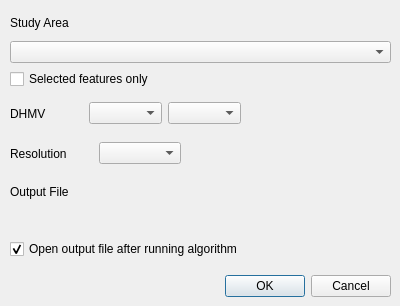
<?xml version="1.0" encoding="UTF-8"?>
<ui version="4.0">
 <class>DHMVlaanderenDownloaderDialogBase</class>
 <widget class="QDialog" name="DHMVlaanderenDownloaderDialogBase">
  <property name="geometry">
   <rect>
    <x>0</x>
    <y>0</y>
    <width>400</width>
    <height>306</height>
   </rect>
  </property>
  <property name="windowTitle">
   <string>DHM Vlaanderen Downloader</string>
  </property>
  <widget class="QDialogButtonBox" name="button_box">
   <property name="geometry">
    <rect>
     <x>50</x>
     <y>270</y>
     <width>341</width>
     <height>32</height>
    </rect>
   </property>
   <property name="orientation">
    <enum>Qt::Horizontal</enum>
   </property>
   <property name="standardButtons">
    <set>QDialogButtonBox::Cancel|QDialogButtonBox::Ok</set>
   </property>
  </widget>
  <widget class="QWidget" name="layoutWidget">
   <property name="geometry">
    <rect>
     <x>10</x>
     <y>180</y>
     <width>381</width>
     <height>79</height>
    </rect>
   </property>
   <layout class="QVBoxLayout" name="verticalLayout_2">
    <item>
     <widget class="QLabel" name="output_file_label">
      <property name="text">
       <string>Output File</string>
      </property>
     </widget>
    </item>
    <item>
     <widget class="QgsFileWidget" name="output_file">
      <property name="fullUrl">
       <bool>false</bool>
      </property>
      <property name="storageMode">
       <enum>QgsFileWidget::SaveFile</enum>
      </property>
     </widget>
    </item>
    <item>
     <widget class="QCheckBox" name="open_output_file">
      <property name="text">
       <string>Open output file after running algorithm</string>
      </property>
      <property name="checked">
       <bool>true</bool>
      </property>
     </widget>
    </item>
   </layout>
  </widget>
  <widget class="QWidget" name="layoutWidget">
   <property name="geometry">
    <rect>
     <x>10</x>
     <y>140</y>
     <width>171</width>
     <height>27</height>
    </rect>
   </property>
   <layout class="QHBoxLayout" name="horizontalLayout_2">
    <item>
     <widget class="QLabel" name="resolution_label">
      <property name="text">
       <string>Resolution</string>
      </property>
     </widget>
    </item>
    <item>
     <widget class="QComboBox" name="resolution_selector"/>
    </item>
   </layout>
  </widget>
  <widget class="QWidget" name="layoutWidget">
   <property name="geometry">
    <rect>
     <x>10</x>
     <y>10</y>
     <width>381</width>
     <height>79</height>
    </rect>
   </property>
   <layout class="QVBoxLayout" name="verticalLayout">
    <item>
     <widget class="QLabel" name="study_area_label">
      <property name="text">
       <string>Study Area</string>
      </property>
     </widget>
    </item>
    <item>
     <widget class="QgsMapLayerComboBox" name="study_area_selector"/>
    </item>
    <item>
     <widget class="QCheckBox" name="selected_features_only">
      <property name="text">
       <string>Selected features only</string>
      </property>
     </widget>
    </item>
   </layout>
  </widget>
  <widget class="QWidget" name="layoutWidget">
   <property name="geometry">
    <rect>
     <x>10</x>
     <y>100</y>
     <width>231</width>
     <height>27</height>
    </rect>
   </property>
   <layout class="QHBoxLayout" name="horizontalLayout">
    <item>
     <widget class="QLabel" name="dhmv_label">
      <property name="text">
       <string>DHMV</string>
      </property>
     </widget>
    </item>
    <item>
     <widget class="QComboBox" name="dhmv_selector">
      <property name="editable">
       <bool>false</bool>
      </property>
      <property name="currentText">
       <string/>
      </property>
     </widget>
    </item>
    <item>
     <widget class="QComboBox" name="dhm_selector"/>
    </item>
   </layout>
  </widget>
 </widget>
 <customwidgets>
  <customwidget>
   <class>QgsFileWidget</class>
   <extends>QWidget</extends>
   <header>qgsfilewidget.h</header>
  </customwidget>
  <customwidget>
   <class>QgsMapLayerComboBox</class>
   <extends>QComboBox</extends>
   <header>qgsmaplayercombobox.h</header>
  </customwidget>
 </customwidgets>
 <resources/>
 <connections>
  <connection>
   <sender>button_box</sender>
   <signal>accepted()</signal>
   <receiver>DHMVlaanderenDownloaderDialogBase</receiver>
   <slot>accept()</slot>
   <hints>
    <hint type="sourcelabel">
     <x>20</x>
     <y>20</y>
    </hint>
    <hint type="destinationlabel">
     <x>20</x>
     <y>20</y>
    </hint>
   </hints>
  </connection>
  <connection>
   <sender>button_box</sender>
   <signal>rejected()</signal>
   <receiver>DHMVlaanderenDownloaderDialogBase</receiver>
   <slot>reject()</slot>
   <hints>
    <hint type="sourcelabel">
     <x>20</x>
     <y>20</y>
    </hint>
    <hint type="destinationlabel">
     <x>20</x>
     <y>20</y>
    </hint>
   </hints>
  </connection>
 </connections>
</ui>
